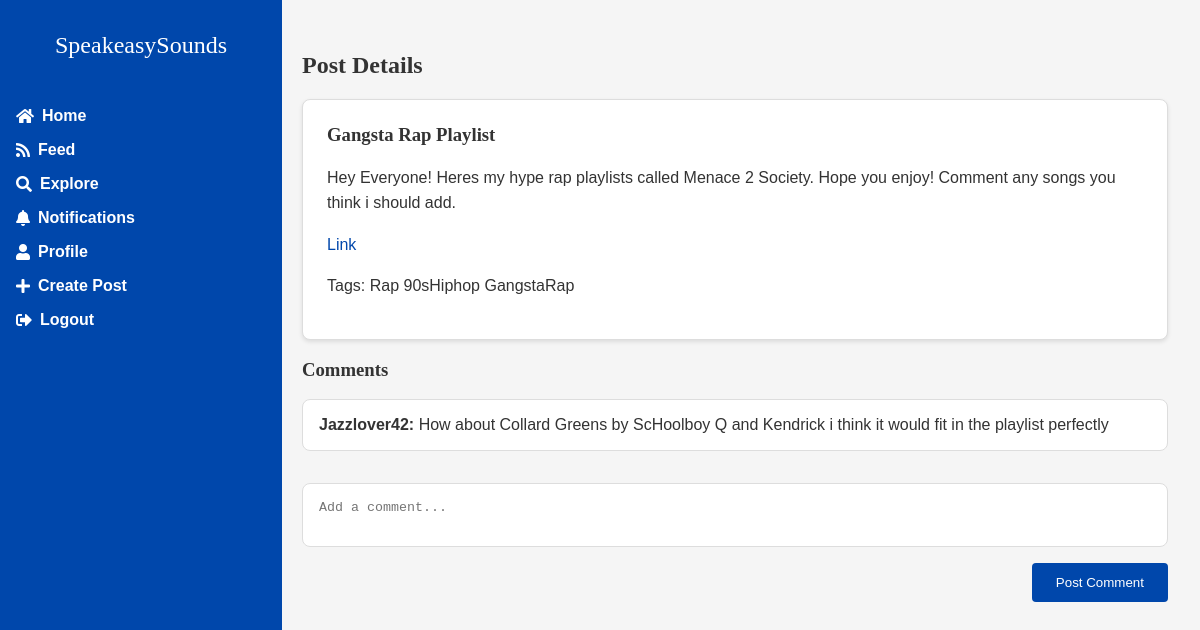
Screenshot of /scripts/post_details.php?post_id=16 with the database file from the repository.
### tables this page shows
CREATE TABLE `posts` (
  `post_id` int(11) NOT NULL,
  `user_id` int(11) DEFAULT NULL,
  `content` text DEFAULT NULL,
  `link` varchar(255) DEFAULT NULL,
  `created_at` datetime DEFAULT current_timestamp(),
  `updated_at` datetime DEFAULT current_timestamp() ON UPDATE current_timestamp(),
  `title` varchar(255) NOT NULL,
  `tags` varchar(255) DEFAULT NULL
);

CREATE TABLE `tags` (
  `tag_id` int(11) NOT NULL,
  `name` varchar(50) NOT NULL
);

CREATE TABLE `comments` (
  `comment_id` int(11) NOT NULL,
  `post_id` int(11) DEFAULT NULL,
  `user_id` int(11) DEFAULT NULL,
  `content` text DEFAULT NULL,
  `created_at` datetime DEFAULT current_timestamp(),
  `updated_at` datetime DEFAULT current_timestamp() ON UPDATE current_timestamp()
);

CREATE TABLE `users` (
  `user_id` int(11) NOT NULL,
  `username` varchar(50) NOT NULL,
  `email` varchar(100) NOT NULL,
  `password` varchar(255) NOT NULL,
  `profile_picture` varchar(255) DEFAULT NULL,
  `bio` text DEFAULT NULL,
  `created_at` datetime DEFAULT current_timestamp(),
  `updated_at` datetime DEFAULT current_timestamp() ON UPDATE current_timestamp()
);

### scripts/post_details.php (the view, shortened to what this page needs)
<?php
include '../templates/header.php';
include 'config.php';
$post_id = $_GET['post_id'];
$sql_post = "SELECT * FROM Posts WHERE post_id = '$post_id'";
$result_post = $conn->query($sql_post);
if ($result_post->num_rows > 0) {
    $post = $result_post->fetch_assoc();
} else {
    echo "Post not found.";
    include '../templates/footer.php';
    exit();
}
$sql_comments = "SELECT Comments.*, Users.username FROM Comments INNER JOIN Users ON Comments.user_id = Users.user_id WHERE Comments.post_id = '$post_id' ORDER BY Comments.created_at DESC";
$result_comments = $conn->query($sql_comments);
$sql_tags = "SELECT tags.name FROM tags INNER JOIN post_tags ON tags.tag_id = post_tags.tag_id WHERE post_tags.post_id = '$post_id'";
$result_tags = $conn->query($sql_tags);
?>
<main class="main-content">
    <h2>Post Details</h2>
    <div class="post">
        <h3><?php echo htmlspecialchars($post['title']); ?></h3>
        <p><?php echo htmlspecialchars($post['content']); ?></p>
        <?php if (!empty($post['link'])): ?>
            <p><a href="<?php echo htmlspecialchars($post['link']); ?>" target="_blank">Link</a></p>
        <?php endif; ?>
        <p>Tags:
            <?php while ($tag = $result_tags->fetch_assoc()): ?>
                <?php echo htmlspecialchars($tag['name']) . ' '; ?>
            <?php endwhile; ?>
        </p>
    </div>
    <h3>Comments</h3>
    <?php while ($comment = $result_comments->fetch_assoc()): ?>
        <div class="comment">
            <p><strong><?php echo htmlspecialchars($comment['username']); ?>:</strong> <?php echo htmlspecialchars($comment['content']); ?></p>
        </div>
    <?php endwhile; ?>
    <div class="add-comment">
        <form action="create_comment.php" method="post">
            <textarea name="content" placeholder="Add a comment..." required></textarea>
            <button type="submit">Post Comment</button>
        </form>
    </div>
</main>
<?php
include '../templates/footer.php';
?>

### assets/style.css (style rules this page uses)
body { font-family: 'Arial', sans-serif; background-color: #f5f5f5; color: #333; margin: 0; padding: 0; display: flex; flex-direction: column; height: 100vh; }
.main-content { margin-left: 270px; padding: 2rem; flex: 1; }
.post { background-color: white; border: 1px solid #ddd; padding: 1.5rem; border-radius: 8px; box-shadow: 0 2px 4px rgba(0, 0, 0, 0.1); }
.post h3 { margin-top: 0; font-family: 'Georgia', serif; }
.post p { line-height: 1.6; margin-bottom: 1rem; }
.post a { color: #0047AB; text-decoration: none; }
h2, h3 { font-family: 'Georgia', serif; }
.comment { background-color: white; border: 1px solid #ddd; padding: 1rem; border-radius: 8px; margin-bottom: 1rem; }
.comment p { margin: 0; }
.add-comment { margin-top: 2rem; }
.add-comment form { display: flex; flex-direction: column; }
.add-comment textarea { padding: 1rem; border: 1px solid #ddd; border-radius: 8px; resize: none; margin-bottom: 1rem; }
.add-comment button { background-color: #0047AB; color: white; border: none; padding: 0.75rem 1.5rem; cursor: pointer; border-radius: 4px; align-self: flex-end; }

### rows the page displays
posts: title "Gangsta Rap Playlist", content "Hey Everyone! Heres my hype rap playlists called Menace 2 Society. Hope you enjoy! Comment any songs you think i should add."
tags: name "Rap"
tags: name "90sHiphop"
tags: name "GangstaRap"
comments: user.username "Jazzlover42", content "How about Collard Greens by ScHoolboy Q and Kendrick i think it would fit in the playlist perfectly"
